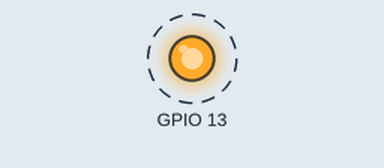
A sketch run on a simulated ESP8266 (NodeMCU). Parts: output pins drawn as LEDs (lit = HIGH). Dashed ring = blinking. What the sketch prints to the serial monitor is not drawn.

Above: at 0.5 s.
Timing chart, 0 to 4.6 s (numbered marks = the images above):
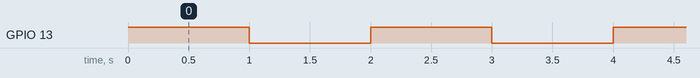

The sketch:

________.ino
```cpp
// Этот блок команд выполняется один раз для инициализации на устройстве
void setup() {
  pinMode(13, OUTPUT); //
  Serial.begin(9600); // Простушиваем порт на скорости 9600 кбс
}


// Этот блок команд выполняется постоянно (цикл)
void loop() {

  digitalWrite(13, HIGH); // Включение синего светодиода
  Serial.println("Включился светодиод"); // выводим на монитор порта сообщение о включении
  delay(1000);            // Задержка 1 сек.
  digitalWrite(13, LOW);  // Выключение синего светодиода
  Serial.println("Выключился светодиод"); // выводим на монитор порта сообщение о выключении
  delay(1000);            // Задержка 1 сек.

}
```

Measured:
- by itself, GPIO 13: alternates HIGH for 1.0 s and LOW for 1.0 s
